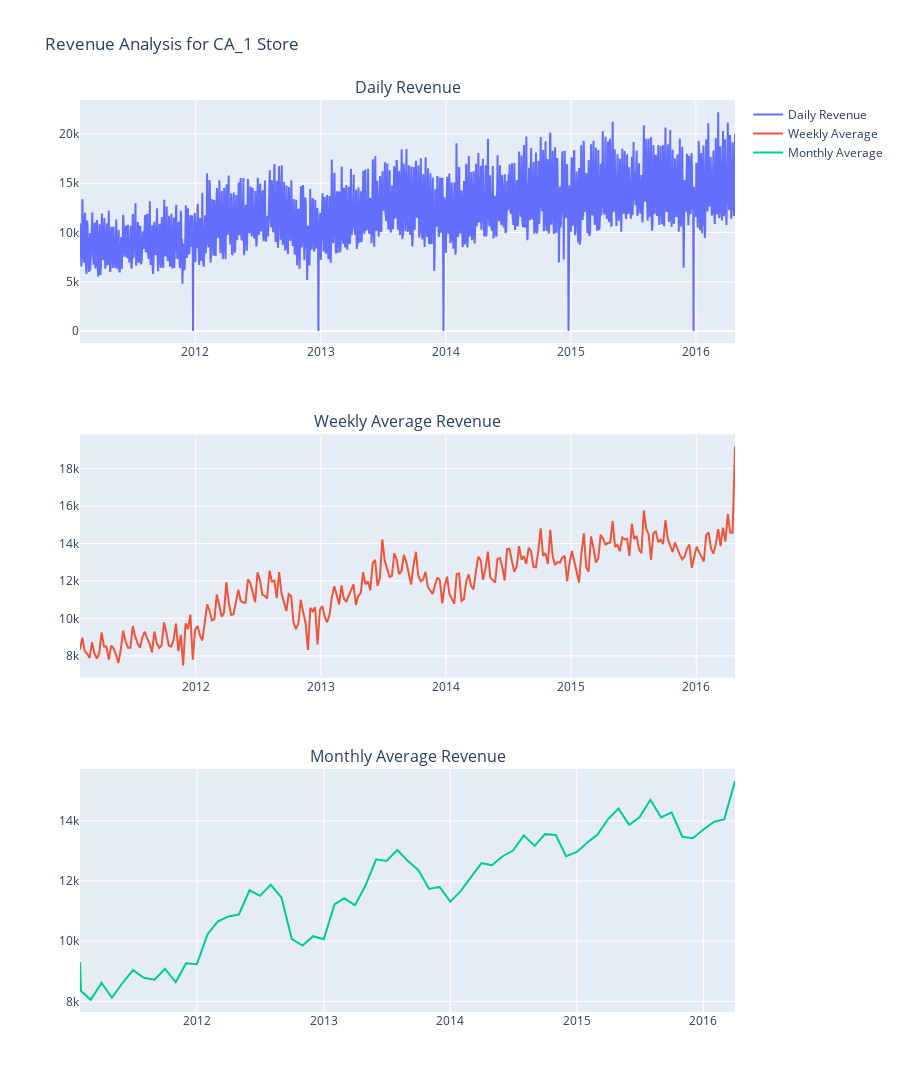

Write notebook code for a chart like this one.
### Markdown cell above
## Cyclicality / Sesasonality

### Code cell
# Create subplots for different analyses
fig = make_subplots(
    rows=3,
    cols=1,
    subplot_titles=(
        "Daily Revenue",
        "Weekly Average Revenue",
        "Monthly Average Revenue",
    ),
    vertical_spacing=0.1,
)

# Daily revenue
fig.add_trace(
    go.Scatter(
        x=store_data["date"],
        y=store_data["revenue"],
        mode="lines",
        name="Daily Revenue",
    ),
    row=1,
    col=1,
)

# Weekly average
weekly_avg = store_data.groupby("wm_yr_wk")["revenue"].mean().reset_index()
fig.add_trace(
    go.Scatter(
        x=store_data.groupby("wm_yr_wk").first()["date"],
        y=weekly_avg["revenue"],
        mode="lines",
        name="Weekly Average",
    ),
    row=2,
    col=1,
)

# Monthly average
monthly_avg = store_data.groupby(["year", "month"])["revenue"].mean().reset_index()
monthly_dates = store_data.groupby(["year", "month"]).first()["date"]
fig.add_trace(
    go.Scatter(
        x=monthly_dates, y=monthly_avg["revenue"], mode="lines", name="Monthly Average"
    ),
    row=3,
    col=1,
)

# Update layout with height parameter
fig.update_layout(
    height=1200, title_text="Revenue Analysis for CA_1 Store", showlegend=True
)

fig.show()

### Figure 1 — Plotly figure (JSON) as saved in the notebook; plotly's stock layout.template omitted (floating-point values rounded to 4 significant figures; data arrays with more than 128 entries replaced by an {"elided": "..."} marker saying what was removed)
{"data": [{"mode": "lines", "name": "Daily Revenue", "type": "scatter", "x": {"elided": "1913 str values"}, "xaxis": "x", "y": {"elided": "1913 float values"}, "yaxis": "y"}, {"mode": "lines", "name": "Weekly Average", "type": "scatter", "x": {"elided": "274 str values"}, "xaxis": "x2", "y": {"elided": "274 float values"}, "yaxis": "y2"}, {"mode": "lines", "name": "Monthly Average", "type": "scatter", "x": ["2011-01-29T00:00:00.000000000", "2011-02-01T00:00:00.000000000", "2011-03-01T00:00:00.000000000", "2011-04-01T00:00:00.000000000", "2011-05-01T00:00:00.000000000", "2011-06-01T00:00:00.000000000", "2011-07-01T00:00:00.000000000", "2011-08-01T00:00:00.000000000", "2011-09-01T00:00:00.000000000", "2011-10-01T00:00:00.000000000", "2011-11-01T00:00:00.000000000", "2011-12-01T00:00:00.000000000", "2012-01-01T00:00:00.000000000", "2012-02-01T00:00:00.000000000", "2012-03-01T00:00:00.000000000", "2012-04-01T00:00:00.000000000", "2012-05-01T00:00:00.000000000", "2012-06-01T00:00:00.000000000", "2012-07-01T00:00:00.000000000", "2012-08-01T00:00:00.000000000", "2012-09-01T00:00:00.000000000", "2012-10-01T00:00:00.000000000", "2012-11-01T00:00:00.000000000", "2012-12-01T00:00:00.000000000", "2013-01-01T00:00:00.000000000", "2013-02-01T00:00:00.000000000", "2013-03-01T00:00:00.000000000", "2013-04-01T00:00:00.000000000", "2013-05-01T00:00:00.000000000", "2013-06-01T00:00:00.000000000", "2013-07-01T00:00:00.000000000", "2013-08-01T00:00:00.000000000", "2013-09-01T00:00:00.000000000", "2013-10-01T00:00:00.000000000", "2013-11-01T00:00:00.000000000", "2013-12-01T00:00:00.000000000", "2014-01-01T00:00:00.000000000", "2014-02-01T00:00:00.000000000", "2014-03-01T00:00:00.000000000", "2014-04-01T00:00:00.000000000", "2014-05-01T00:00:00.000000000", "2014-06-01T00:00:00.000000000", "2014-07-01T00:00:00.000000000", "2014-08-01T00:00:00.000000000", "2014-09-01T00:00:00.000000000", "2014-10-01T00:00:00.000000000", "2014-11-01T00:00:00.000000000", "2014-12-01T00:00:00.000000000", "2015-01-01T00:00:00.000000000", "2015-02-01T00:00:00.000000000", "2015-03-01T00:00:00.000000000", "2015-04-01T00:00:00.000000000", "2015-05-01T00:00:00.000000000", "2015-06-01T00:00:00.000000000", "2015-07-01T00:00:00.000000000", "2015-08-01T00:00:00.000000000", "2015-09-01T00:00:00.000000000", "2015-10-01T00:00:00.000000000", "2015-11-01T00:00:00.000000000", "2015-12-01T00:00:00.000000000", "2016-01-01T00:00:00.000000000", "2016-02-01T00:00:00.000000000", "2016-03-01T00:00:00.000000000", "2016-04-01T00:00:00.000000000"], "xaxis": "x3", "y": [9307.0, 8346.0, 8052.0, 8620.0, 8121.0, 8618.0, 9038.0, 8787.0, 8721.0, 9085.0, 8635.0, 9265.0, 9236.0, 10230.0, 10650.0, 10820.0, 10890.0, 11690.0, 11510.0, 11870.0, 11450.0, 10070.0, 9857.0, 10170.0, 10070.0, 11230.0, 11430.0, 11190.0, 11840.0, 12720.0, 12660.0, 13030.0, 12660.0, 12360.0, 11740.0, 11800.0, 11320.0, 11680.0, 12120.0, 12590.0, 12530.0, 12820.0, 13010.0, 13520.0, 13170.0, 13560.0, 13530.0, 12820.0, 12960.0, 13290.0, 13540.0, 14060.0, 14410.0, 13860.0, 14130.0, 14700.0, 14110.0, 14290.0, 13470.0, 13420.0, 13710.0, 13970.0, 14050.0, 15330.0], "yaxis": "y3"}], "layout": {"annotations": [{"font": {"size": 16}, "showarrow": false, "text": "Daily Revenue", "x": 0.5, "xanchor": "center", "xref": "paper", "y": 1, "yanchor": "bottom", "yref": "paper"}, {"font": {"size": 16}, "showarrow": false, "text": "Weekly Average Revenue", "x": 0.5, "xanchor": "center", "xref": "paper", "y": 0.6333, "yanchor": "bottom", "yref": "paper"}, {"font": {"size": 16}, "showarrow": false, "text": "Monthly Average Revenue", "x": 0.5, "xanchor": "center", "xref": "paper", "y": 0.2667, "yanchor": "bottom", "yref": "paper"}], "height": 1200, "showlegend": true, "title": {"text": "Revenue Analysis for CA_1 Store"}, "xaxis": {"anchor": "y", "domain": [0, 1]}, "xaxis2": {"anchor": "y2", "domain": [0, 1]}, "xaxis3": {"anchor": "y3", "domain": [0, 1]}, "yaxis": {"anchor": "x", "domain": [0.7333, 1]}, "yaxis2": {"anchor": "x2", "domain": [0.3667, 0.6333]}, "yaxis3": {"anchor": "x3", "domain": [0, 0.2667]}}}
